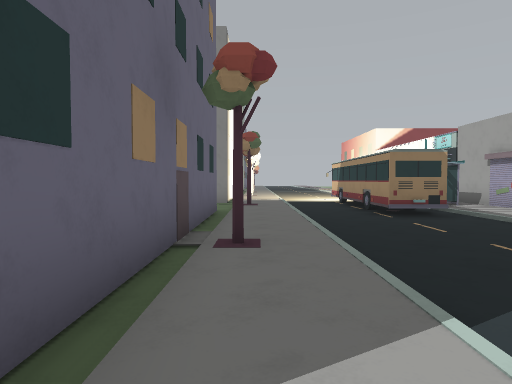
[1] (above)

23 first-person views from a walk through a 3-D level made in the Godot game engine. The camera is 1.4 m above the floor, tilts 2° down and sees 75° across. The floor is counted in squares, 2 m on a side. Each view is taken from the middle of a square. On the plan, view 1 faces up. The plan holds only what a view shows up to about 10 squares ahead; the rest is blank. The place goes on beyond the plan.

[2]
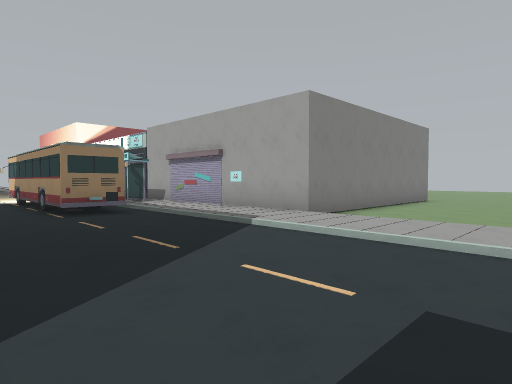

[3]
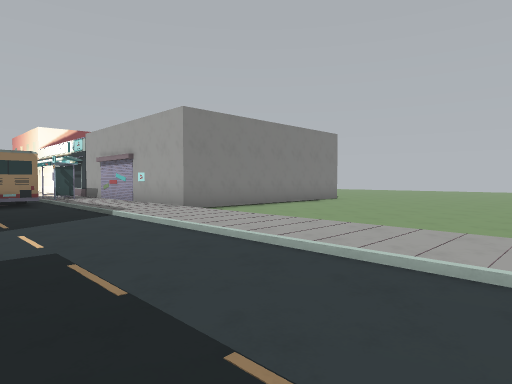

[4]
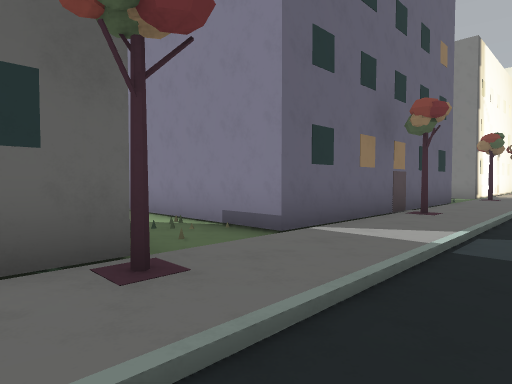

[5]
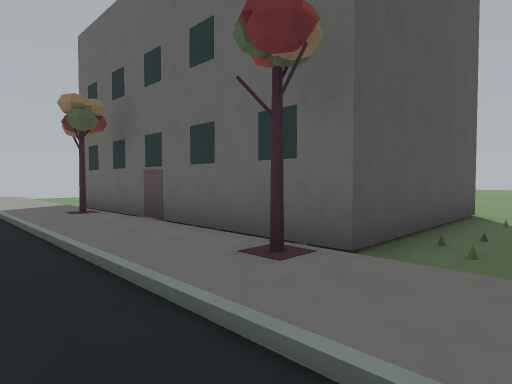

[6]
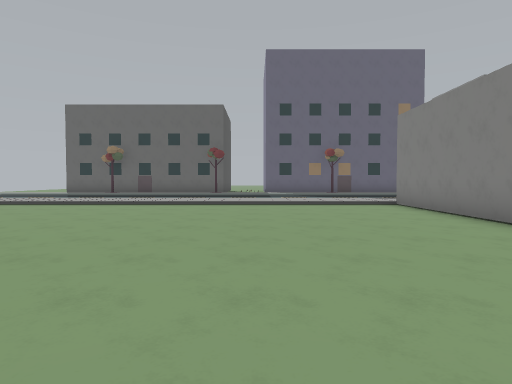

[7]
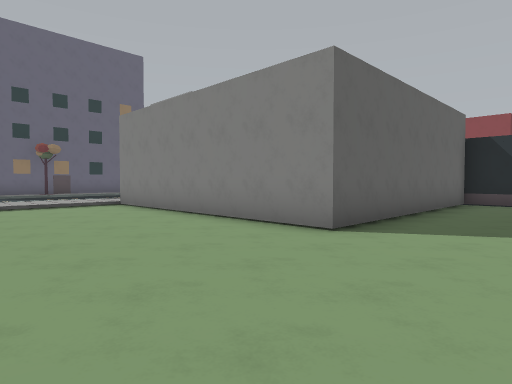

[8]
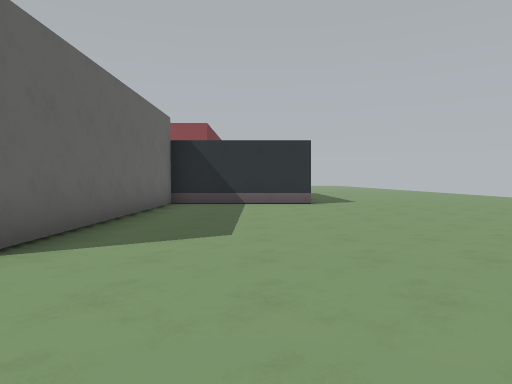

[9]
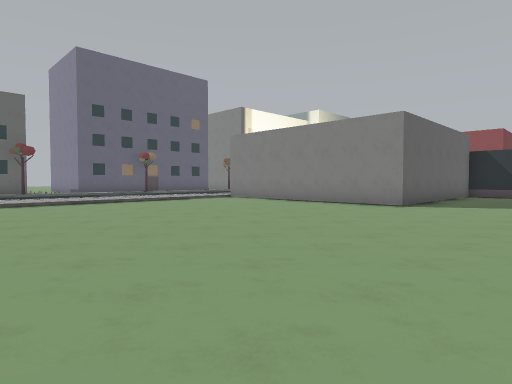

[10]
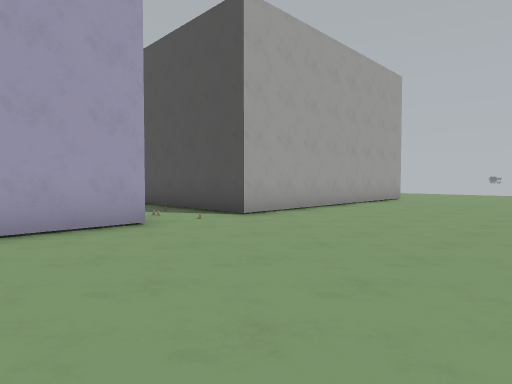

[11]
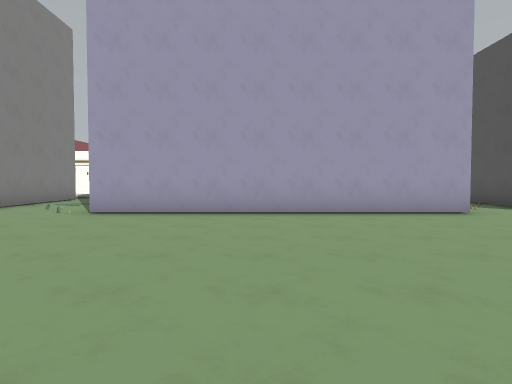

[12]
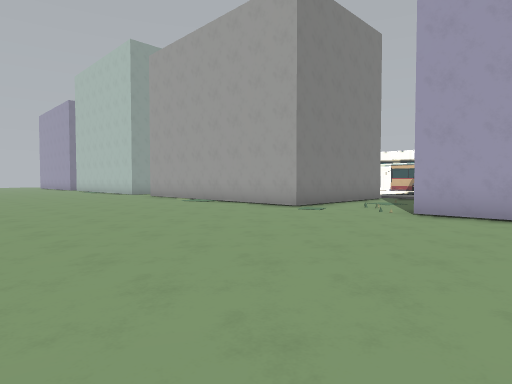

[13]
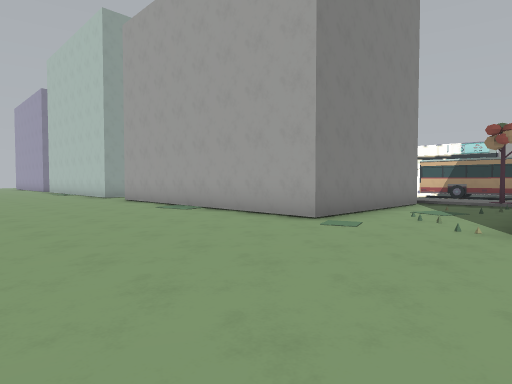

[14]
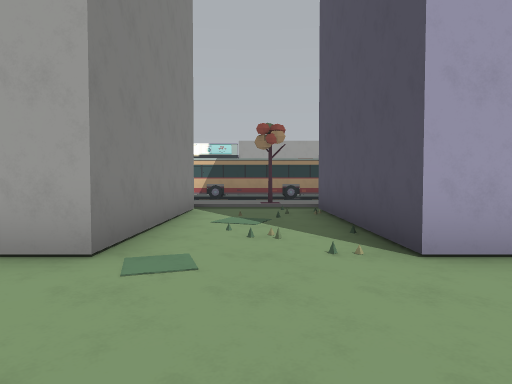

[15]
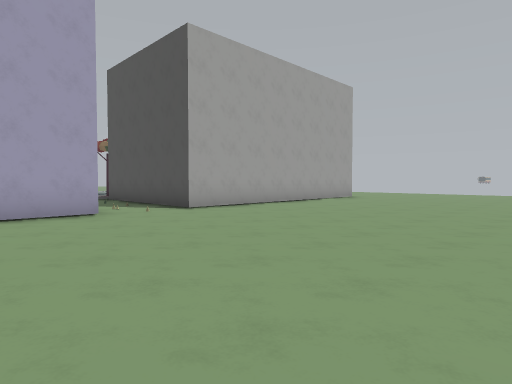

[16]
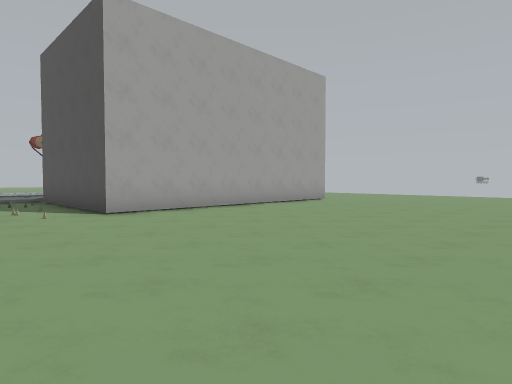

[17]
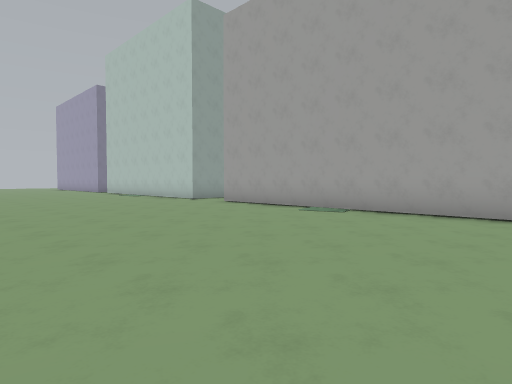

[18]
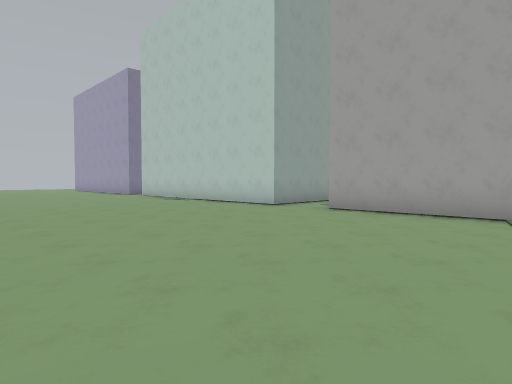

[19]
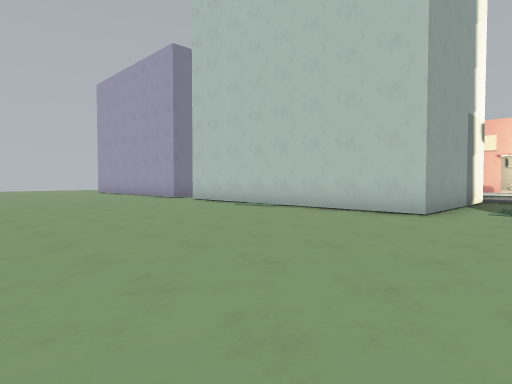

[20]
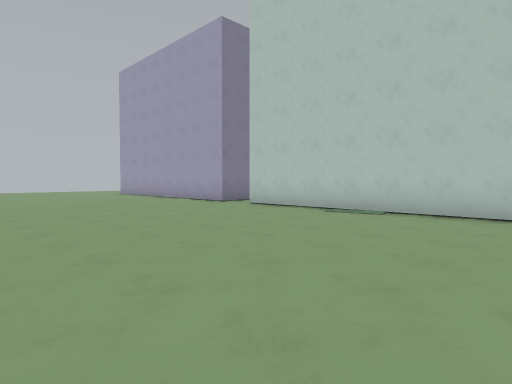

[21]
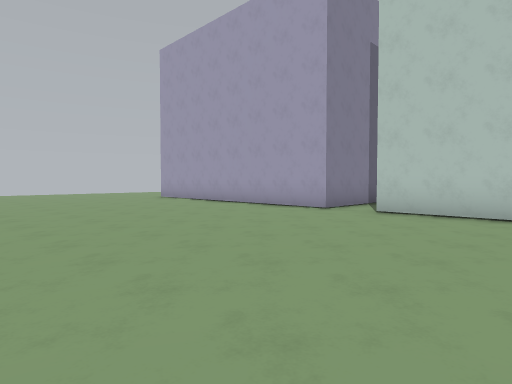

[22]
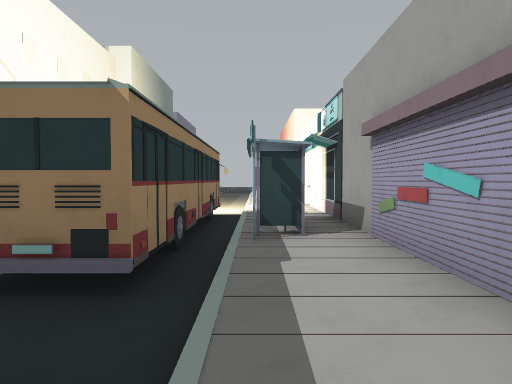

[23]
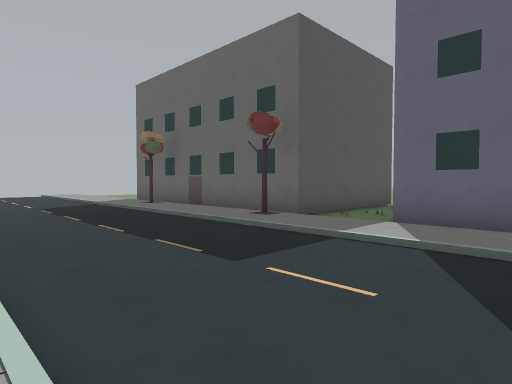

### Floor plan
Key: @ floor where view 1 was taken; # wall or solid block; . main floor; : floor 0.25 m higher than the main floor; / step, stairs or slope; T thing the floor can be seen under or through.
Columns run from 13 left of view 1 to 17 right of it. Each row starts with its distance up from view 1.
 33  ......#
 32  ......#
 31  ......####
 30 ..........
 29 .......#
 28 .......#
 27 .......#
 26 .......#
 25 .......#
 24 .......#
 23 .......#
 22 .......######
 21 .............
 20 ...........
 19 .......#
 18 .......#
 17 .......#
 16 .......#
 15 .......#            #
 14 .......#         .: #
 13 .......#         /::#
 12 .......######:   #::#
 11 .............:/ ##        #####
 10 .............#/.##  #     #....
  9 .............:/.##T##     #....
  8 .......######:/.##::#     #....
  7 .......#    #:/.//::#     #....
  6 .......#    #:/...::#     #....
  5 .......#    #:/...::#     #....
  4  ......#    #//...::#######....
  3 .......#    #:/...::...........
  2 .......#    #:/...::...........
  1 .......######:/...::..........
  0 .............@/...::..........
 -1 .............:/...::...........
 -2 .......######//...::...........
 -3 .......#    #:/...::...........
 -4  ......#    #:/... :...........
 -5  ......#    #:/... :....  .....

Positions as (right, up) in squares from view 1, and headings:
1: (0, 0), facing up
2: (1, 0), facing up-right
3: (2, -3), facing up-right
4: (2, -3), facing up-left
5: (2, 0), facing down-left
6: (16, 0), facing left
7: (16, 0), facing up-left
8: (16, 1), facing up
9: (17, -5), facing up-left
10: (-11, 3), facing down-right
11: (-13, 5), facing right
12: (-13, 6), facing up-right
13: (-11, 8), facing up-right
14: (-9, 10), facing right
15: (-13, 3), facing down-right
16: (-13, 1), facing down-right
17: (-13, 11), facing up-right
18: (-13, 15), facing up-right
19: (-13, 19), facing up-right
20: (-13, 22), facing up-right
21: (-13, 26), facing up-right
22: (5, 5), facing up
23: (5, 3), facing down-left
